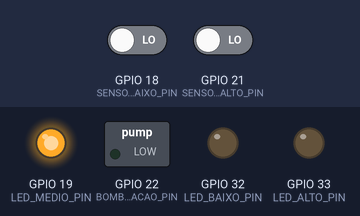
A sketch run on a simulated ESP32. Parts: switched loads named in the sketch (green lamp = pin HIGH), output pins drawn as LEDs (lit = HIGH). The test bench sets the inputs (shaded band); at power-on: GPIO 18 (SENSOR_BAIXO_PIN) LOW, GPIO 21 (SENSOR_ALTO_PIN) LOW. WiFi joins after 1.5 s; servers stay silent unless stated; uploads are accepted with an empty reply; the local clock reads 2024-03-15 10:24:30 at power-on unless the sketch sets it; no MQTT or app messages arrive unless stated; what the sketch prints to the serial monitor is not drawn.

Above: at 2.7 s.
2.8 s: GPIO 18 (SENSOR_BAIXO_PIN) driven HIGH
At 4.5 s:
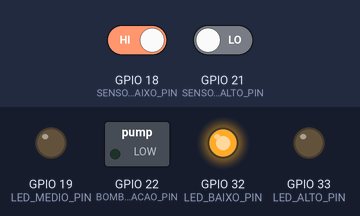
4.8 s: GPIO 21 (SENSOR_ALTO_PIN) driven HIGH
At 5.4 s:
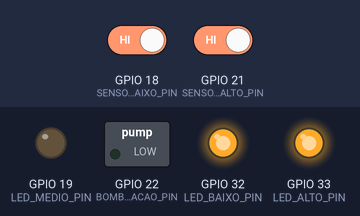
6.4 s: GPIO 18 (SENSOR_BAIXO_PIN) driven LOW
At 7.7 s:
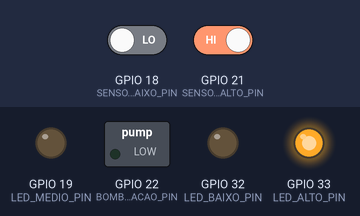
Timing chart, 0 to 9.4 s (numbered marks = the images above; inputs shaded):
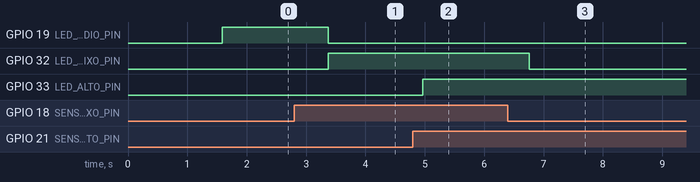

Measured:
- after the input at 2.8 s, GPIO 19 (LED_MEDIO_PIN): HIGH → LOW after 0.57 s; GPIO 32 (LED_BAIXO_PIN): LOW → HIGH after 0.57 s
- after the input at 4.8 s, GPIO 33 (LED_ALTO_PIN): LOW → HIGH after 0.17 s
- after the input at 6.4 s, GPIO 32 (LED_BAIXO_PIN): HIGH → LOW after 0.36 s

The sketch:

TCC_2_sensores.ino
```cpp
#include <WiFi.h>
#include <HTTPClient.h>
#include <time.h>
#include <PubSubClient.h>
WiFiClient espClient;
PubSubClient mqttClient(espClient);


const char* mqtt_server = "broker.hivemq.com";
const int mqtt_port = 1883;

const char* ssid = "Casa_09";
const char* password = "casamelo09";

const char* FIREBASE_HOST = "https://firestore.googleapis.com/v1/projects/tcc1-155fa/databases/(default)/documents/sensores";
const char* FIREBASE_API_KEY = "AIzaSyD-3x3bJH3r2n0hyngOOC7_WOuvPBHo_T4";

#define SENSOR_BAIXO_PIN 18
#define SENSOR_ALTO_PIN 21
#define BOMBA_ATIVACAO_PIN 22
#define BOMBA_STATUS_PIN 23
#define LED_BAIXO_PIN 32
#define LED_MEDIO_PIN 19
#define LED_ALTO_PIN 33

bool lastStateBaixo = LOW;
bool lastStateAlto = LOW;
bool altoCaiu = false;

void setup() {
  Serial.begin(115200);

  pinMode(SENSOR_BAIXO_PIN, INPUT_PULLDOWN);
  pinMode(SENSOR_ALTO_PIN, INPUT_PULLDOWN);
  pinMode(BOMBA_ATIVACAO_PIN, OUTPUT);
  pinMode(BOMBA_STATUS_PIN, INPUT_PULLDOWN);

  pinMode(LED_BAIXO_PIN, OUTPUT);
  pinMode(LED_MEDIO_PIN, OUTPUT);
  pinMode(LED_ALTO_PIN,  OUTPUT);

  digitalWrite(LED_BAIXO_PIN, LOW);
  digitalWrite(LED_MEDIO_PIN, LOW);
  digitalWrite(LED_ALTO_PIN, LOW);

  WiFi.begin(ssid, password);
  Serial.print("Conectando ao WiFi...");
  while (WiFi.status() != WL_CONNECTED) {
    delay(500);
    Serial.print(".!");
  }
  Serial.println("\nConectado ao WiFi!");

  mqttClient.setServer(mqtt_server, mqtt_port);
  mqttClient.setCallback(callbackMQTT);
  conectarMQTT();

  // Configura e espera sincronização do tempo
  configTime(-3 * 3600, 0, "pool.ntp.org", "time.nist.gov");
  esperarSyncTime();
}


void loop() {
  mqttClient.loop();
  verificarSensor(SENSOR_ALTO_PIN, lastStateAlto, "alto");
  verificarSensor(SENSOR_BAIXO_PIN, lastStateBaixo, "baixo");


bool condicaoMedio = (digitalRead(SENSOR_BAIXO_PIN) == LOW) &&
                     (digitalRead(SENSOR_ALTO_PIN)  == LOW);

digitalWrite(LED_MEDIO_PIN, condicaoMedio ? HIGH : LOW);

bool condicaoBaixo = (digitalRead(SENSOR_BAIXO_PIN) == HIGH);
digitalWrite(LED_BAIXO_PIN, condicaoBaixo ? HIGH : LOW);

bool condicaoAlto = (digitalRead(SENSOR_ALTO_PIN) == HIGH);
digitalWrite(LED_ALTO_PIN, condicaoAlto ? HIGH : LOW);


  delay(500);
}


void conectarMQTT() {
  while (!mqttClient.connected()) {
    Serial.print("Conectando ao MQTT...");
    if (mqttClient.connect("esp32_client")) {
      Serial.println("Conectado!");
      mqttClient.subscribe("bomba/controle");
    } else {
      Serial.print(".");
      delay(2000);
    }
  }
}


void callbackMQTT(char* topic, byte* payload, unsigned int length) {
  String mensagem;
  for (int i = 0; i < length; i++) {
    mensagem += (char)payload[i];
  }

  Serial.print("Recebido: ");
  Serial.println(mensagem);

  // Separar nome e comando
  int espaco = mensagem.indexOf(' ');
  if (espaco > 0) {
    String nome = mensagem.substring(0, espaco);
    String comando = mensagem.substring(espaco + 1);

    if (comando == "ligar") {
      ativarBomba();
      enviarComandoFirestore(nome + " ligou");
    } else if (comando == "desligar") {
      desligarBomba();
      enviarComandoFirestore(nome + " desligou");
    }
  }
}


void verificarSensor(int pino, bool &ultimoEstado, const char* nome) {
  // Debounce simples
  bool leitura = digitalRead(pino);
  delay(15);
  bool estadoAtual = digitalRead(pino);
  if (estadoAtual != leitura) return; // ruído

  if (estadoAtual != ultimoEstado) {
    ultimoEstado = estadoAtual;

    // "subindo" por sensor:
    //  - baixo: SUBIU quando ABRIU (LOW)
    //  - alto : SUBIU quando FECHOU (HIGH)
    bool subindo = (strcmp(nome, "baixo") == 0) ? (estadoAtual == LOW)
                                                : (estadoAtual == HIGH);

    // Mensagem (mantém a inversão apenas para o "baixo")
    const char* msg;
    if (strcmp(nome, "baixo") == 0) {
      // baixo: FECHOU(HIGH)=desceu, ABRIU(LOW)=subiu
      msg = (estadoAtual == HIGH) ? "desceu" : "subiu";
    } else {
      // alto: FECHOU(HIGH)=subiu, ABRIU(LOW)=desceu
      msg = (estadoAtual == HIGH) ? "subiu" : "desceu";
    }

    if (validarSequencia2Niveis(nome, subindo)) {
      Serial.printf("Sensor %s: %s\n", nome, msg);
      enviarDadosFirestore(nome, msg);

      if (strcmp(nome, "alto") == 0 && subindo) { // alto FECHOU -> cheio
        desligarBomba();
        altoCaiu = false;
      }
      if (strcmp(nome, "alto") == 0 && !subindo) { // alto ABRIU -> começou a esvaziar
        altoCaiu = true;
      }
      if (strcmp(nome, "baixo") == 0 && !subindo && altoCaiu) { // baixo FECHOU após alto cair -> liga
        ativarBomba();
        altoCaiu = false;
      }
    } else {
      Serial.println("Erro: Mudança de nível inválida!");
    }
  }
}


bool validarSequencia2Niveis(const char* nome, bool subindo) {
  bool baixo = digitalRead(SENSOR_BAIXO_PIN);
  bool alto  = digitalRead(SENSOR_ALTO_PIN);

  if (subindo) {
    // "subindo" físico:
    //  - baixo: ABRIU (LOW)
    //  - alto : FECHOU (HIGH)
    if (strcmp(nome, "baixo") == 0) {
      // início do enchimento: pode abrir a qualquer momento
      return true;
    }
    if (strcmp(nome, "alto") == 0) {
      // alto só deve fechar se baixo já estiver alto (enchendo corretamente)
      return (baixo == LOW);
    }
  } else {
    // "descendo" físico:
    //  - baixo: FECHOU (HIGH)
    //  - alto : ABRIU  (LOW)
    if (strcmp(nome, "alto") == 0) {
      // alto cai primeiro ao esvaziar; baixo ainda deve estar HIGH
      return (baixo == LOW);
    }
    if (strcmp(nome, "baixo") == 0) {
      // baixo só deve fechar quando alto já estiver baixo
      return (alto == LOW);
    }
  }
  return false;
}


void ativarBomba() {
  Serial.println("Ativando bomba...");
  digitalWrite(BOMBA_ATIVACAO_PIN, HIGH);
  delay(100);

  unsigned long inicio = millis();
  while (millis() - inicio < 5000) {
    if (digitalRead(BOMBA_STATUS_PIN) == HIGH) {
      Serial.println("Bomba ligada com sucesso!");
      return;
    }
  }
  Serial.println("Erro: Bomba não foi ligada dentro do tempo!");
}


void desligarBomba() {
  Serial.println("Desligando bomba...");
  digitalWrite(BOMBA_ATIVACAO_PIN, LOW);
}


void enviarDadosFirestore(const char* sensor, String estado) {
  if (WiFi.status() == WL_CONNECTED) {
    HTTPClient http;

    String url = String(FIREBASE_HOST) + "?key=" + FIREBASE_API_KEY;

    String jsonPayload =
      "{ \"fields\": { "
        "\"sensor\": { \"stringValue\": \"" + String(sensor) + "\" }, "
        "\"estado\": { \"stringValue\": \"" + estado + "\" }, "
        "\"timestamp\": { \"timestampValue\": \"" + getISOTime() + "\" } "
      "} }";

    http.begin(url);
    http.addHeader("Content-Type", "application/json");

    int httpResponseCode = http.POST(jsonPayload);

    if (httpResponseCode > 0) {
      Serial.printf("Dados enviados! Código HTTP: %d\n", httpResponseCode);
    } else {
      Serial.printf("Erro ao enviar: %s\n",
        http.errorToString(httpResponseCode).c_str());
    }

    http.end();
  } else {
    Serial.println("Erro: WiFi não conectado.");
  }
}


void enviarComandoFirestore(String mensagem) {
  if (WiFi.status() == WL_CONNECTED) {
    HTTPClient http;

    String url = String(FIREBASE_HOST) + "?key=" + FIREBASE_API_KEY;
    String jsonPayload =
      "{ \"fields\": { "
      "\"bomba\": { \"stringValue\": \"" + mensagem + "\" }, "
      "\"timestamp\": { \"timestampValue\": \"" + getISOTime() + "\" } "
      "} }";

    http.begin(url);
    http.addHeader("Content-Type", "application/json");

    int httpResponseCode = http.POST(jsonPayload);

    if (httpResponseCode > 0) {
      Serial.printf("Comando enviado! Código HTTP: %d\n", httpResponseCode);
    } else {
      Serial.printf("Erro ao enviar comando: %s\n", http.errorToString(httpResponseCode).c_str());
    }

    http.end();
  }
}


String getISOTime() {
  time_t now;
  struct tm timeinfo;
  if (!getLocalTime(&timeinfo)) {
    return "1970-01-01T00:00:00Z";
  }
  char buffer[30];
  strftime(buffer, sizeof(buffer), "%Y-%m-%dT%H:%M:%SZ", &timeinfo);
  return String(buffer);
}


void esperarSyncTime() {
  struct tm timeinfo;
  while (!getLocalTime(&timeinfo)) {
    Serial.println("Esperando sincronização do tempo...");
    delay(1000);
  }
}
```
